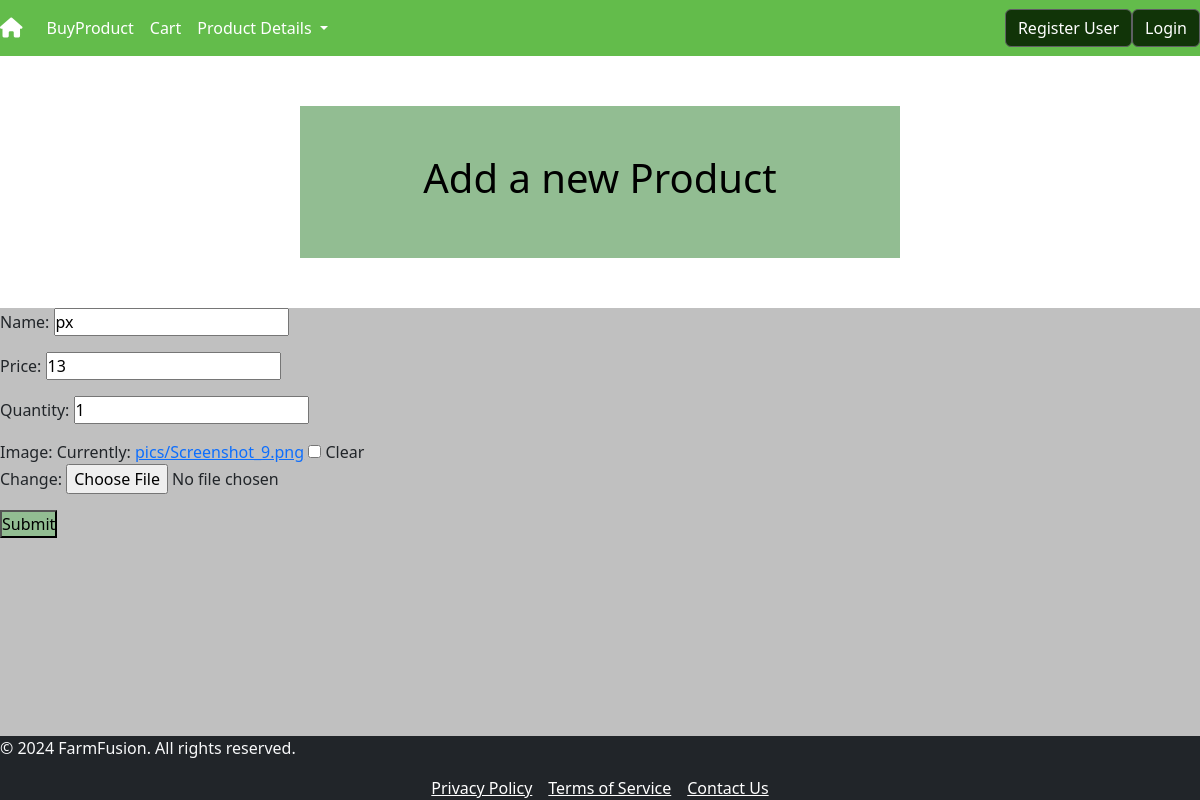
Screenshot of /update-product/12 with the database file from the repository.
### products/models.py (models this page shows, shortened)
class Product(models.Model):
    name = models.CharField(max_length=100)
    price = models.IntegerField(default=00)
    quantity =models.CharField(max_length=20,default=1)
    image = models.ImageField(upload_to='pics', null=True, blank=True)

### products/views.py (the view)
# urls.py: path('update-product/<int:p_id>', views.update_product, name='update-product'),
def update_product(request,p_id):
    p = Product.objects.get(pk=p_id)
    if request.method == 'POST':
        form = ProductForm(request.POST,instance=p)
        if form.is_valid():
            form.save()
            return HttpResponse('Success')
    else:
        form = ProductForm(instance=p)
    return render(request, 'components/form.html', {'form': form})

### products/forms.py
class ProductForm(forms.ModelForm):
    class Meta :
        model = Product
        fields = ['name','price','quantity','image']

### templates/components/form.html (shortened to what this page needs)
<!DOCTYPE html>
{% extends 'base.html' %}
{% load static %}
{% block content %}
{% load static %}
<html lang="en">
<head>
</head>
<body style="background-color: silver;">
<section class="py-5 text-center" style="background-color: #92bd92; color: white;
    border-left: 300px solid white; border-right: 300px solid white; border-top: 50px solid white; border-bottom: 50px solid white; padding: 0 15px;"><h1 style="color:black;">Add a new Product</h1>
</section>
<form method = "post" enctype="multipart/form-data">
    {{form.as_p}}
      <input type="submit" value="Submit" style=" background-color: #92bd92; color: black;">
</form>
</body>
</html>
{% endblock %}

### static/css/style.css (style rules this page uses)
* { margin: 0; padding: 0; }

### rows the page displays
Product: name "px", price "13", quantity "1"
